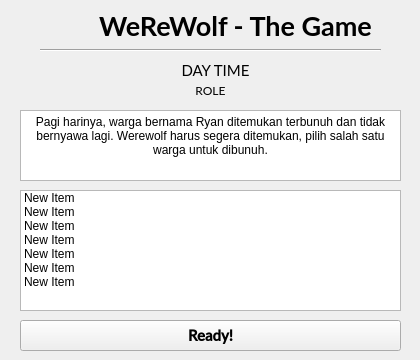
<?xml version="1.0" encoding="UTF-8"?>
<ui version="4.0">
 <class>game</class>
 <widget class="QMainWindow" name="game">
  <property name="geometry">
   <rect>
    <x>0</x>
    <y>0</y>
    <width>420</width>
    <height>360</height>
   </rect>
  </property>
  <property name="windowTitle">
   <string>WeReWolf</string>
  </property>
  <widget class="QWidget" name="centralwidget">
   <widget class="Line" name="line">
    <property name="geometry">
     <rect>
      <x>40</x>
      <y>40</y>
      <width>341</width>
      <height>20</height>
     </rect>
    </property>
    <property name="orientation">
     <enum>Qt::Horizontal</enum>
    </property>
   </widget>
   <widget class="QLabel" name="labelTitle">
    <property name="geometry">
     <rect>
      <x>40</x>
      <y>10</y>
      <width>391</width>
      <height>31</height>
     </rect>
    </property>
    <property name="font">
     <font>
      <family>Lato</family>
      <pointsize>20</pointsize>
      <weight>75</weight>
      <bold>true</bold>
     </font>
    </property>
    <property name="text">
     <string>WeReWolf - The Game</string>
    </property>
    <property name="alignment">
     <set>Qt::AlignCenter</set>
    </property>
   </widget>
   <widget class="QLabel" name="labelTime">
    <property name="geometry">
     <rect>
      <x>30</x>
      <y>60</y>
      <width>371</width>
      <height>20</height>
     </rect>
    </property>
    <property name="font">
     <font>
      <family>Lato</family>
      <pointsize>11</pointsize>
     </font>
    </property>
    <property name="text">
     <string>DAY TIME</string>
    </property>
    <property name="alignment">
     <set>Qt::AlignCenter</set>
    </property>
   </widget>
   <widget class="QPushButton" name="buttonVote">
    <property name="geometry">
     <rect>
      <x>20</x>
      <y>320</y>
      <width>381</width>
      <height>31</height>
     </rect>
    </property>
    <property name="font">
     <font>
      <family>Lato Semibold</family>
      <pointsize>11</pointsize>
      <weight>75</weight>
      <bold>true</bold>
     </font>
    </property>
    <property name="focusPolicy">
     <enum>Qt::TabFocus</enum>
    </property>
    <property name="text">
     <string>Ready!</string>
    </property>
    <property name="checkable">
     <bool>false</bool>
    </property>
    <property name="autoDefault">
     <bool>false</bool>
    </property>
    <property name="default">
     <bool>false</bool>
    </property>
    <property name="flat">
     <bool>false</bool>
    </property>
   </widget>
   <widget class="QTextEdit" name="textNarration">
    <property name="geometry">
     <rect>
      <x>20</x>
      <y>110</y>
      <width>381</width>
      <height>71</height>
     </rect>
    </property>
    <property name="font">
     <font>
      <italic>false</italic>
     </font>
    </property>
    <property name="html">
     <string>&lt;!DOCTYPE HTML PUBLIC &quot;-//W3C//DTD HTML 4.0//EN&quot; &quot;http://www.w3.org/TR/REC-html40/strict.dtd&quot;&gt;
&lt;html&gt;&lt;head&gt;&lt;meta name=&quot;qrichtext&quot; content=&quot;1&quot; /&gt;&lt;style type=&quot;text/css&quot;&gt;
p, li { white-space: pre-wrap; }
&lt;/style&gt;&lt;/head&gt;&lt;body style=&quot; font-family:'Ubuntu'; font-size:11pt; font-weight:400; font-style:normal;&quot;&gt;
&lt;p align=&quot;center&quot; style=&quot; margin-top:0px; margin-bottom:0px; margin-left:0px; margin-right:0px; -qt-block-indent:0; text-indent:0px;&quot;&gt;&lt;span style=&quot; font-family:'Lato'; font-size:9pt;&quot;&gt;Pagi harinya, warga bernama Ryan ditemukan terbunuh dan tidak bernyawa lagi. Werewolf harus segera ditemukan, pilih salah satu warga untuk dibunuh.&lt;/span&gt;&lt;/p&gt;&lt;/body&gt;&lt;/html&gt;</string>
    </property>
   </widget>
   <widget class="QListWidget" name="listPlayer">
    <property name="geometry">
     <rect>
      <x>20</x>
      <y>190</y>
      <width>381</width>
      <height>121</height>
     </rect>
    </property>
    <item>
     <property name="text">
      <string>New Item</string>
     </property>
    </item>
    <item>
     <property name="text">
      <string>New Item</string>
     </property>
    </item>
    <item>
     <property name="text">
      <string>New Item</string>
     </property>
    </item>
    <item>
     <property name="text">
      <string>New Item</string>
     </property>
    </item>
    <item>
     <property name="text">
      <string>New Item</string>
     </property>
    </item>
    <item>
     <property name="text">
      <string>New Item</string>
     </property>
    </item>
    <item>
     <property name="text">
      <string>New Item</string>
     </property>
    </item>
   </widget>
   <widget class="QLabel" name="labelRole">
    <property name="geometry">
     <rect>
      <x>30</x>
      <y>80</y>
      <width>361</width>
      <height>20</height>
     </rect>
    </property>
    <property name="font">
     <font>
      <family>Lato</family>
      <pointsize>9</pointsize>
     </font>
    </property>
    <property name="text">
     <string>ROLE</string>
    </property>
    <property name="alignment">
     <set>Qt::AlignCenter</set>
    </property>
   </widget>
  </widget>
 </widget>
 <resources/>
 <connections/>
</ui>
